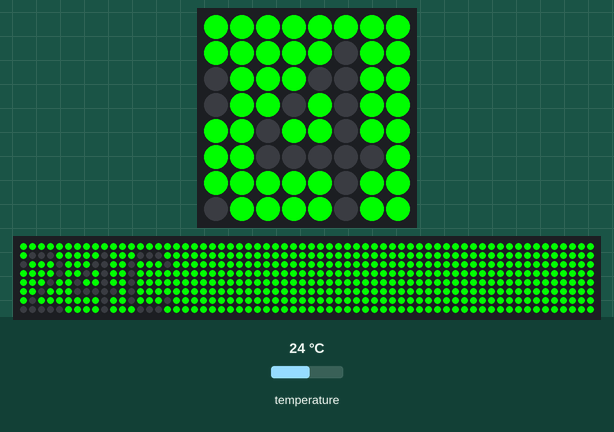
Simulated run of this program. Board: Raspberry Pi (BCM pin numbers) with a Sense HAT. Parts: the Sense HAT's 8×8 RGB LED matrix, a strip that is not on the board, showing the scrolling text unrolled. Inputs (shaded band) come from the test bench; at power-on: temperature 24 °C. The 64×8 strip is a reading aid, not a part: it shows the text the matrix is scrolling, unrolled, one strip-width of it at a time.

Above: at 1.28 s.
1.3 s: temperature set to 27.5 °C
At 8.29 s:
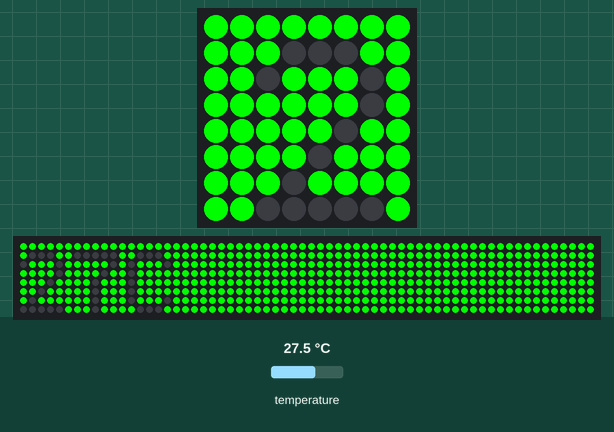
8.9 s: temperature set to 28.5 °C
At 15.31 s:
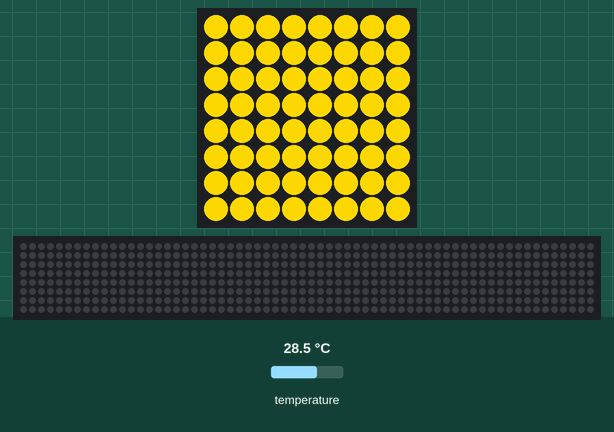
17.0 s: temperature set to 33 °C
At 29.77 s:
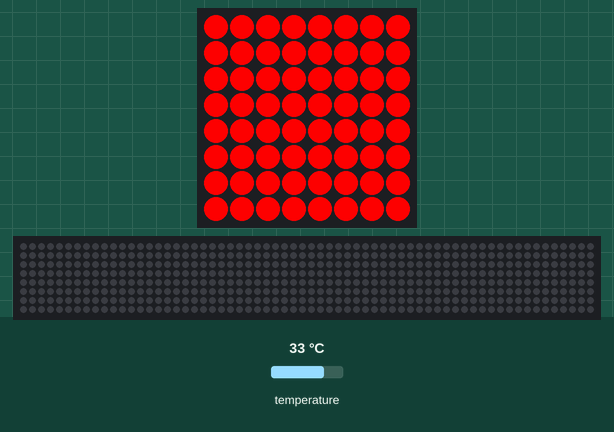
37.7 s: temperature set to 12 °C
At 44.34 s:
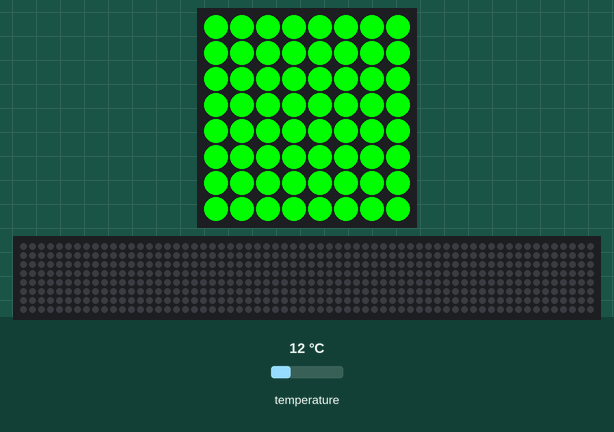
45.7 s: temperature set to 28 °C
At 51.86 s:
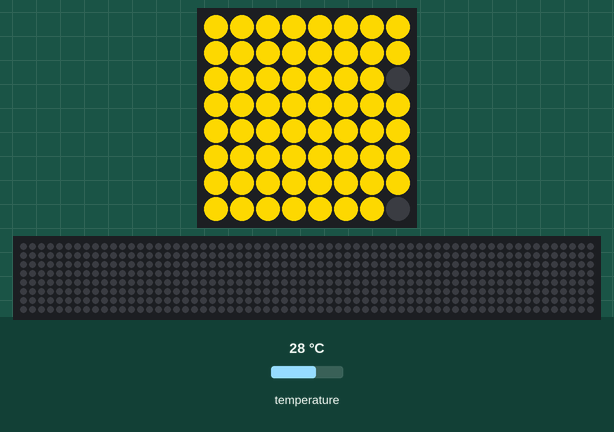

The program:

tempColor_senseHAT.py
```python
"""AUTHOR SONDRE HERREDSVELA"""
"""IMPORTING LIBRARYS, CLEARING AND SETTING THE HAT AS A VAR"""
from sense_hat import SenseHat
from time import sleep
sense = SenseHat()
sense.clear()


"""DEFINING COLORS"""
red = (255, 0, 0)
green = (0, 255, 0)
orange = (255, 215, 0)
txt = (0, 0, 0)

"""RUNS AND PRINTS TEMP"""
while True:

    """GETTING TEMP"""
    temp = sense.get_temperature()
    temp = int(temp)

    if temp > 32:
        sense.show_message(str(temp) + "C! Major alarm", text_colour=txt, back_colour=red)
    elif temp >= 28 and temp <= 32:
        sense.show_message(str(temp) + "C! Minor alarm", text_colour=txt, back_colour=orange)
    else:
        sense.show_message(str(temp) + "C", text_colour=txt, back_colour=green)

    sleep(5)

        
```

Measured:
- the behaviour switches between 27.9 and 28 °C on temperature (found by bisection; images 1 and 2)
- after the input at 8.9 s, the LEDs: first differ from a run without the input after 6.4 s (image 2)
- after the input at 17.0 s, the LEDs: first differ from a run without the input after 12.7 s (image 3)
- after the input at 37.7 s, the LEDs: first differ from a run without the input after 6.6 s (image 4)
- after the input at 45.7 s, the LEDs: first differ from a run without the input after 6.0 s (image 5 shows a later state)
